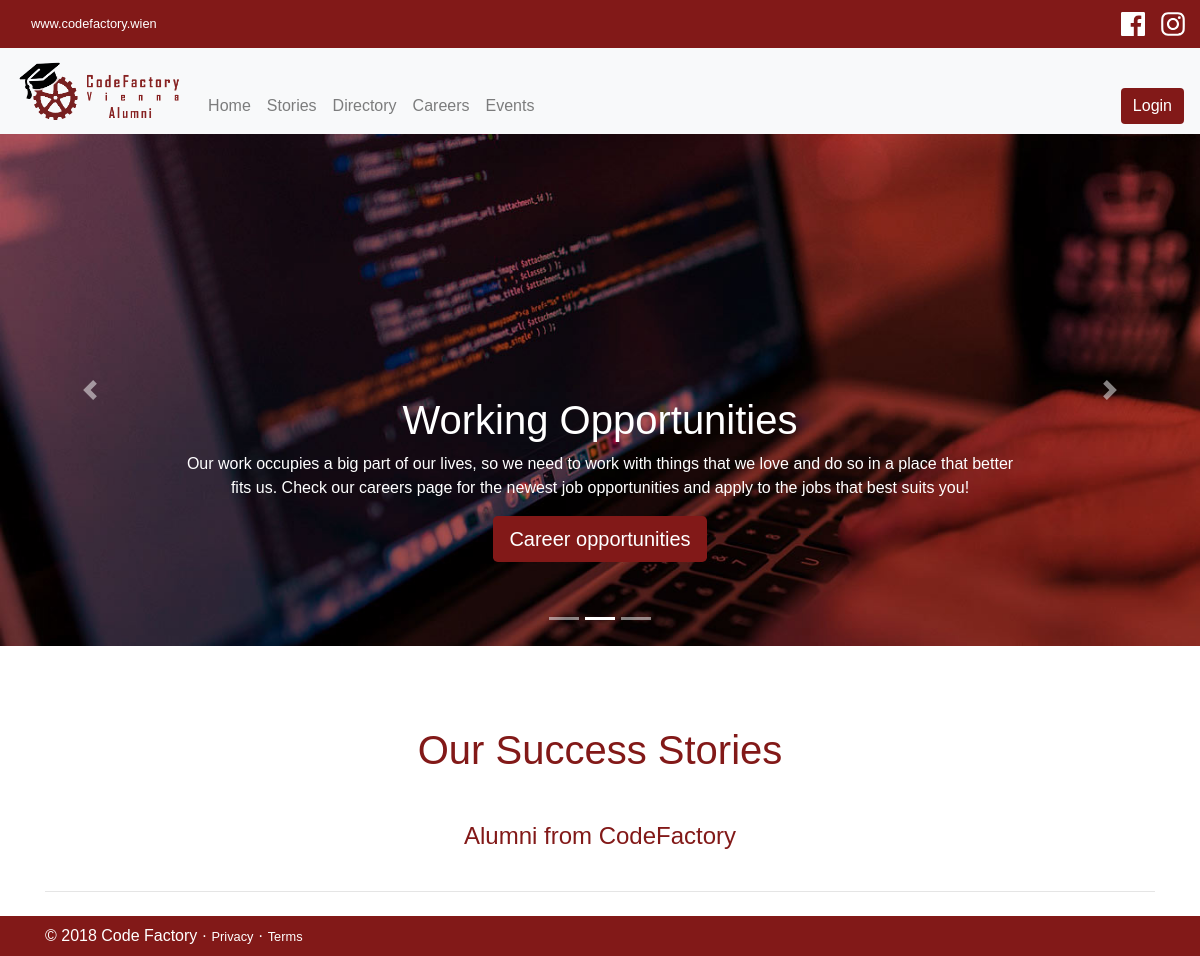
The app's page /stories.php, older data.
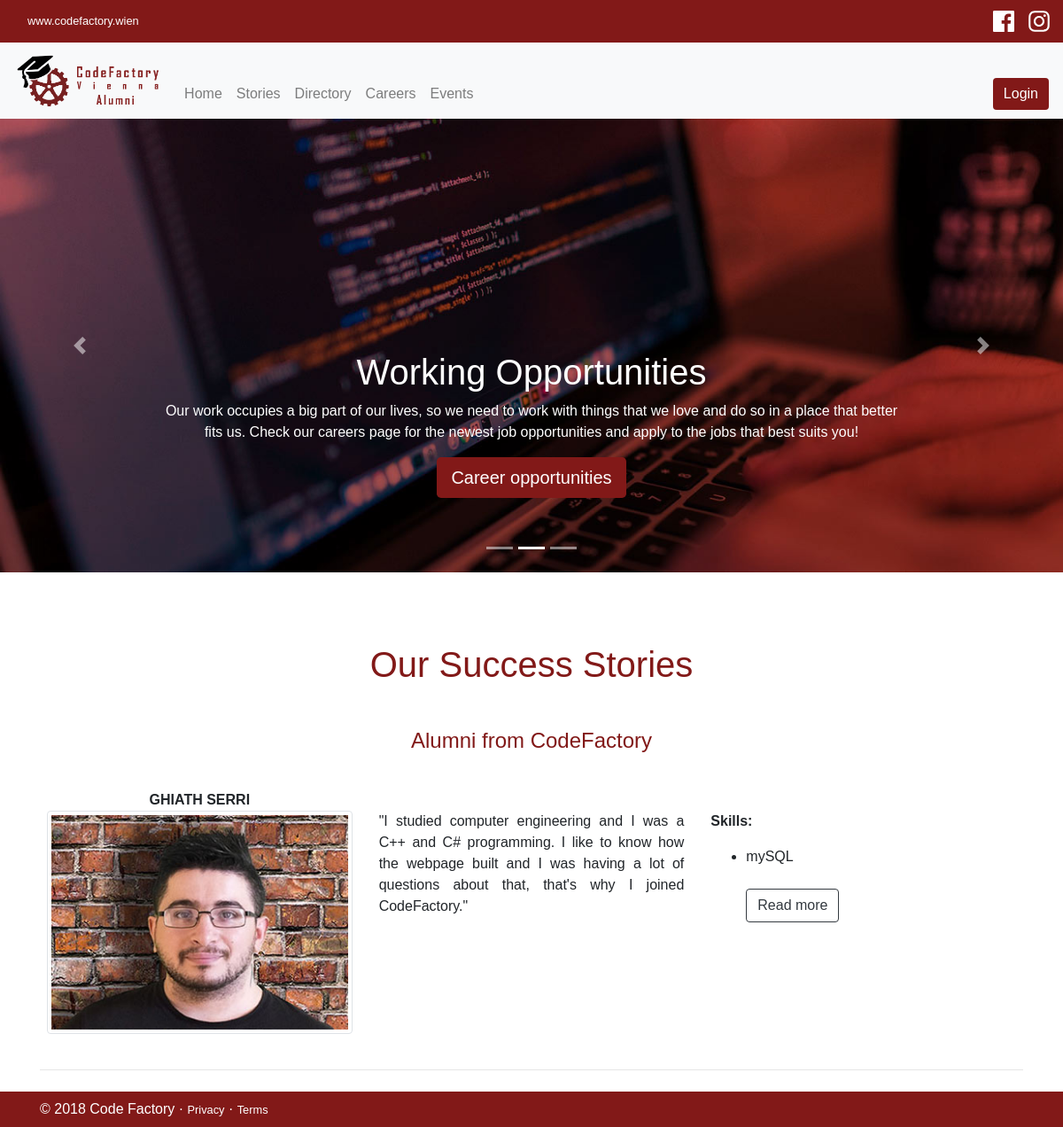
The same page, newer data.
### tables this page shows
CREATE TABLE `student_profile` (
  `profile_id` int(11) NOT NULL,
  `first_name` varchar(55) DEFAULT NULL,
  `last_name` varchar(55) DEFAULT NULL,
  `jobs_status` enum('available','employed','','') DEFAULT NULL,
  `description` text,
  `portfolio` varchar(255) DEFAULT NULL,
  `phone_number` varchar(100) DEFAULT NULL,
  `fk_userID` int(11) DEFAULT NULL,
  `profile_picture` varchar(255) DEFAULT NULL
);

CREATE TABLE `images` (
  `image_id` int(11) NOT NULL,
  `image_url` varchar(255) DEFAULT NULL,
  `fk_eventID` int(11) DEFAULT NULL,
  `fk_storiesID` int(11) DEFAULT NULL
);

CREATE TABLE `stories` (
  `storyID` int(11) NOT NULL,
  `fk_profileID` int(11) DEFAULT NULL,
  `story_content` text,
  `story_teaser` text
);

### inc/stories/list_stories.php (called while the page is built)
<?php
$tables=array("student_profile", "stories", "student_skills", "skills", "images");
$rows="*";
$join=array("student_profile.profile_id = stories.fk_profileID",
			"student_profile.profile_id = student_skills.fk_student_profileID",
			"student_skills.fk_skillsID = skills.skillsID",
			"stories.storyID = images.fk_storiesID"
			);
$rows=$obj->join_tables($tables,$rows,$join);
$data=array();
foreach ($rows as $row) {
   $data[$row['profile_id']]["profile_id"] = $row["profile_id"];
   $data[$row['profile_id']]["first_name"] = $row["first_name"];
   $data[$row['profile_id']]["last_name"] = $row["last_name"];
   $data[$row['profile_id']]["image_url"] = $row["image_url"];
   $data[$row['profile_id']]["story_content"] = $row["story_content"];
   $data[$row['profile_id']]["story_teaser"] = $row["story_teaser"];
   $data[$row["profile_id"]]["skills"][$row["skillsID"]]=array("skills"=>$row["skill"]);
}
?>

### inc/database.php (called while the page is built, shortened)
<?php
class Database {
    public $conn;
    public $servername = "localhost";
    public $username = "root";
    public $password = "";
    public $db_name="alumni_project";
    public function open_db_conn(){
        $this->conn=mysqli_connect($this->servername, $this->username, $this->password, $this->db_name);
    }
    public function query($sql){
        $result=mysqli_query($this->conn,$sql);
        return $result;
    }
}
$db=new Database();
 ?>

### inc/db_actions.php (called while the page is built, shortened)
<?php
require_once 'database.php';
class DbActions extends Database{
function join_tables($tables, $rows = '*', $join = null, $where = null, $order = null) {
	global $db;
	$arr=array();
    $mainTable = $tables[0];
    $sql = "SELECT ".$rows." FROM ".$mainTable;
   	if($join != null){
    for($i = 1; $i<count($tables);$i++) {
        $joinTable = $tables[$i];
        $joinField = $join[$i-1];
        $sql.= " JOIN ".$joinTable." ON ".$joinField;
    	}
	}
	$q=$db->query($sql);
	while($row=mysqli_fetch_assoc($q)){
		$arr[]=$row;
	}
			return $arr;
}
}
$obj=new DbActions();

### stories.php (the view, shortened to what this page needs)
<?php
include 'inc/header.php';
include "inc/topnav.php";
include "inc/nav.php";
include "inc/carousel.php";
include "inc/stories/list_stories.php"
?>
<div class="container mt-5">
	<h1 class="title text-center p-3">Our Success Stories</h1>
	<h4 class="title text-center p-4">Alumni from CodeFactory</h4>
	<?php foreach ($data as $row) { ?>
		<div class="row p-2">
			<figure class="col-md-4 col-sm-12">
				<figcaption class="text-uppercase font-weight-bold text-center">
					<?php echo $row['first_name']; echo " "; echo $row['last_name']; ?>
				</figcaption>
				<div>
					<div class="hovereffect">
						<img class="img-fluid img-thumbnail" src="<?php echo $row['image_url'] ?>"
						alt="<?php echo $row['first_name']; echo $row['last_name']; ?>">
						<div class="overlay">
				                <p>
				                    <a href="https://twitter.com/" target="_blank">
				                    </a>
				                    <a href="https://www.facebook.com/" target="_blank">
				                    </a>
				                    <a href="https://www.instagram.com/" target="_blank">
				                    </a>
				                    <a href="https://www.linkedin.com/" target="_blank">
				                    </a>
				                </p>
        				</div>
					</div>
				</div>
			</figure>
			<p class="col-md-4 col-sm-12 text-justify pt-md-4"><?php echo $row['story_teaser'] ?></p>
			<div class="col-md-4 col-sm-12 text-justify pt-md-4">
				<p class="font-weight-bold">Skills:</p>
				<ul>
					 <?php
						$arr= $row["skills"];
					   foreach ($arr as $c){
					       echo "<li>".$c["skills"]."</li>";
					   }
					 ?>
			<br>
					<button class="btn btn-outline-dark" type="button" data-toggle="collapse" data-target="#collapse<?php echo $row['profile_id'];?>" aria-expanded="false" aria-controls="collapse<?php echo $row['profile_id'];?>">
		    		Read more
		  			</button>
				</ul>
			</div>
		</div>
		<?php } ?>
		<hr>
</div>
<?php
include 'inc/footer.php';
?>

Row changes from the older to the newer data that the page shows:
added student_profile: first_name "GHIATH", last_name "SERRI", images.image_url (picture), stories.story_teaser "\"I studied computer engineering and I was a C++ and C# programming. I like to know how the webpage built and I was having a lot of questions about that, that's why I joined CodeFactory.\"", skills "mySQL"
